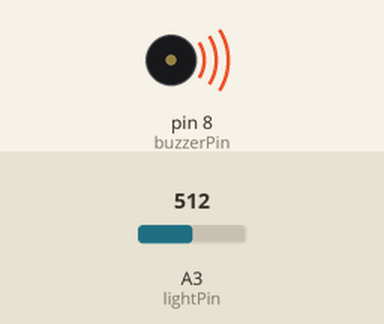
The sketch below on a simulated Arduino Uno, built with avr-gcc and run on an emulated ATmega328P. Shown: buzzer (waves = sounding). The inputs (shaded band) are chosen by the test bench; at power-on: A3 (lightPin) = 512.

Above: at 1.2 s.
1.3 s: A3 (lightPin) set to 82
At 2.2 s:
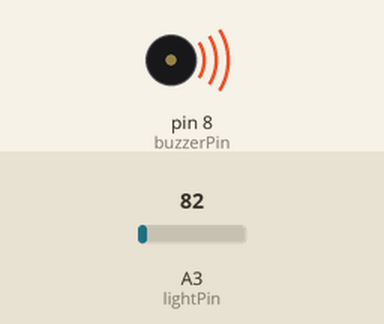
2.8 s: A3 (lightPin) set to 72
At 3.2 s:
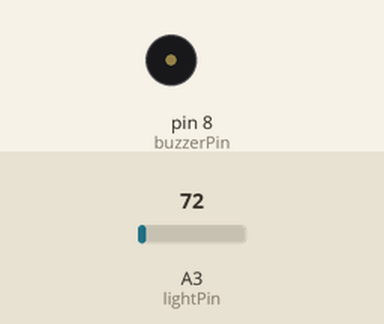
Timing chart, 0 to 5.8 s (numbered marks = the images above; inputs shaded):
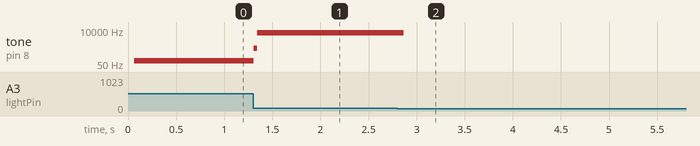

Measured:
- the behaviour switches between 78 and 77 on A3 (lightPin) (found by bisection; images 1 and 2)
- after the input at 1.3 s, tone on pin 8 (buzzerPin): 82 Hz → 592 Hz at once, → 6305 Hz 0.04 s later
- after the input at 2.8 s, tone on pin 8 (buzzerPin): 6305 Hz → silent after 0.06 s

The sketch:

Buzzer_with_Photoresistor.ino
```cpp
int lightPin = A3;
int buzzerPin = 8;

void setup() {
  pinMode(lightPin, INPUT);
  pinMode(buzzerPin, OUTPUT);
  Serial.begin(9600);
}

void loop() {
  int lightVal = analogRead(lightPin);
  int delayT = (9. / 550.) * lightVal - (9. * 200. / 550.) + 1.;

    digitalWrite(buzzerPin, HIGH);
    delay(delayT);
    digitalWrite(buzzerPin, LOW);
    delay(delayT);
}
```
